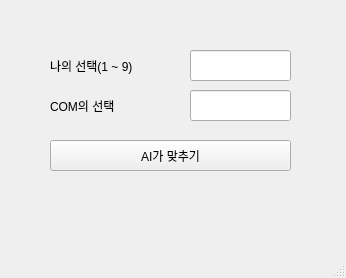
<?xml version="1.0" encoding="UTF-8"?>
<ui version="4.0">
 <class>MainWindow</class>
 <widget class="QMainWindow" name="MainWindow">
  <property name="geometry">
   <rect>
    <x>0</x>
    <y>0</y>
    <width>346</width>
    <height>278</height>
   </rect>
  </property>
  <property name="windowTitle">
   <string>MainWindow</string>
  </property>
  <widget class="QWidget" name="centralwidget">
   <widget class="QLabel" name="lbl_mine">
    <property name="geometry">
     <rect>
      <x>50</x>
      <y>50</y>
      <width>121</width>
      <height>31</height>
     </rect>
    </property>
    <property name="text">
     <string>나의 선택(1 ~ 9)</string>
    </property>
   </widget>
   <widget class="QLineEdit" name="le_mine">
    <property name="geometry">
     <rect>
      <x>190</x>
      <y>50</y>
      <width>101</width>
      <height>31</height>
     </rect>
    </property>
    <property name="inputMask">
     <string/>
    </property>
    <property name="text">
     <string/>
    </property>
   </widget>
   <widget class="QLabel" name="lbl_com">
    <property name="geometry">
     <rect>
      <x>50</x>
      <y>90</y>
      <width>101</width>
      <height>31</height>
     </rect>
    </property>
    <property name="text">
     <string>COM의 선택</string>
    </property>
   </widget>
   <widget class="QLineEdit" name="le_com">
    <property name="geometry">
     <rect>
      <x>190</x>
      <y>90</y>
      <width>101</width>
      <height>31</height>
     </rect>
    </property>
   </widget>
   <widget class="QPushButton" name="pb">
    <property name="geometry">
     <rect>
      <x>50</x>
      <y>140</y>
      <width>241</width>
      <height>31</height>
     </rect>
    </property>
    <property name="text">
     <string>AI가 맞추기</string>
    </property>
   </widget>
  </widget>
  <widget class="QMenuBar" name="menubar">
   <property name="geometry">
    <rect>
     <x>0</x>
     <y>0</y>
     <width>346</width>
     <height>21</height>
    </rect>
   </property>
  </widget>
  <widget class="QStatusBar" name="statusbar"/>
 </widget>
 <resources/>
 <connections/>
</ui>
